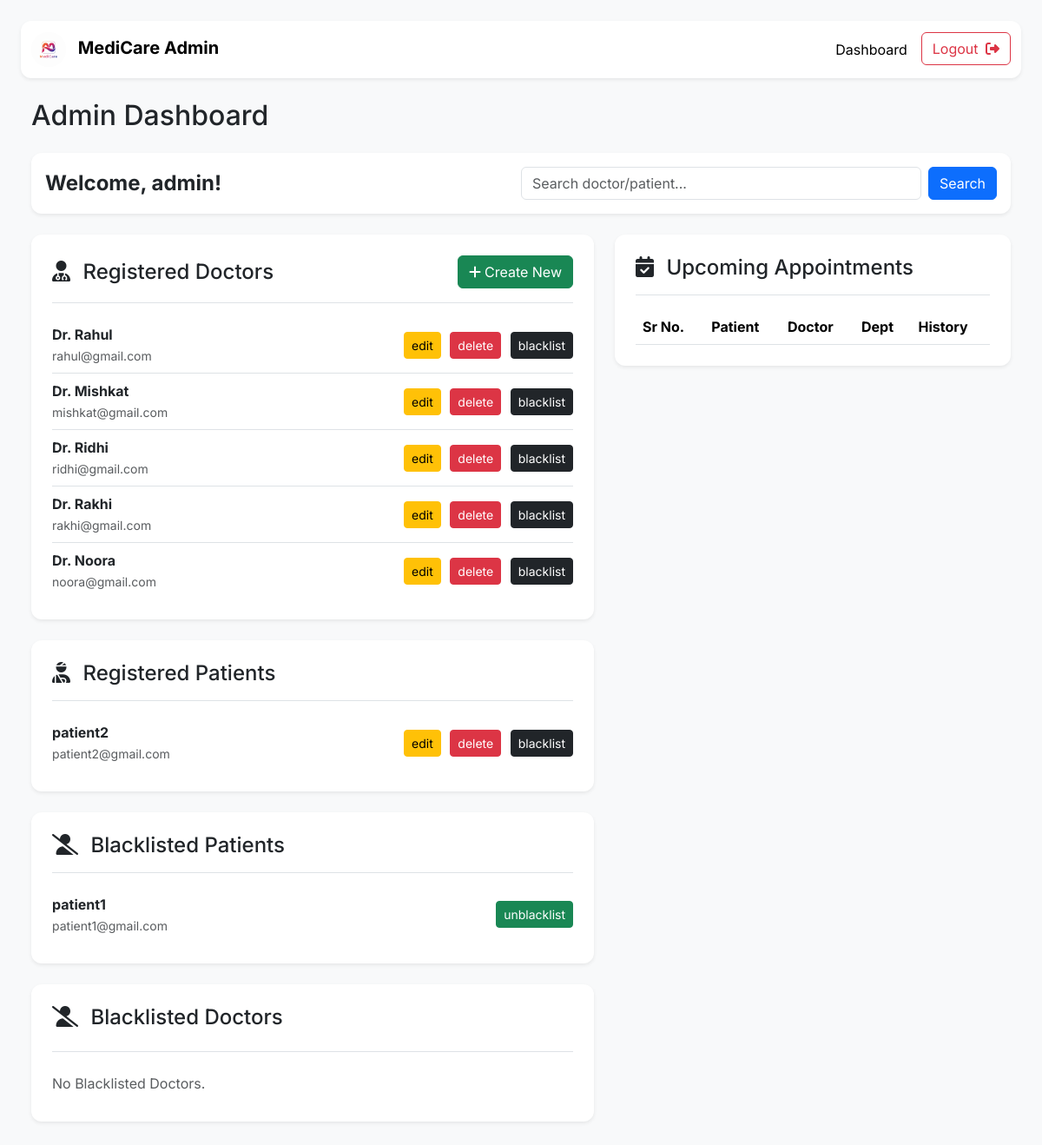
/admin, run on an earlier commit of the app's database.
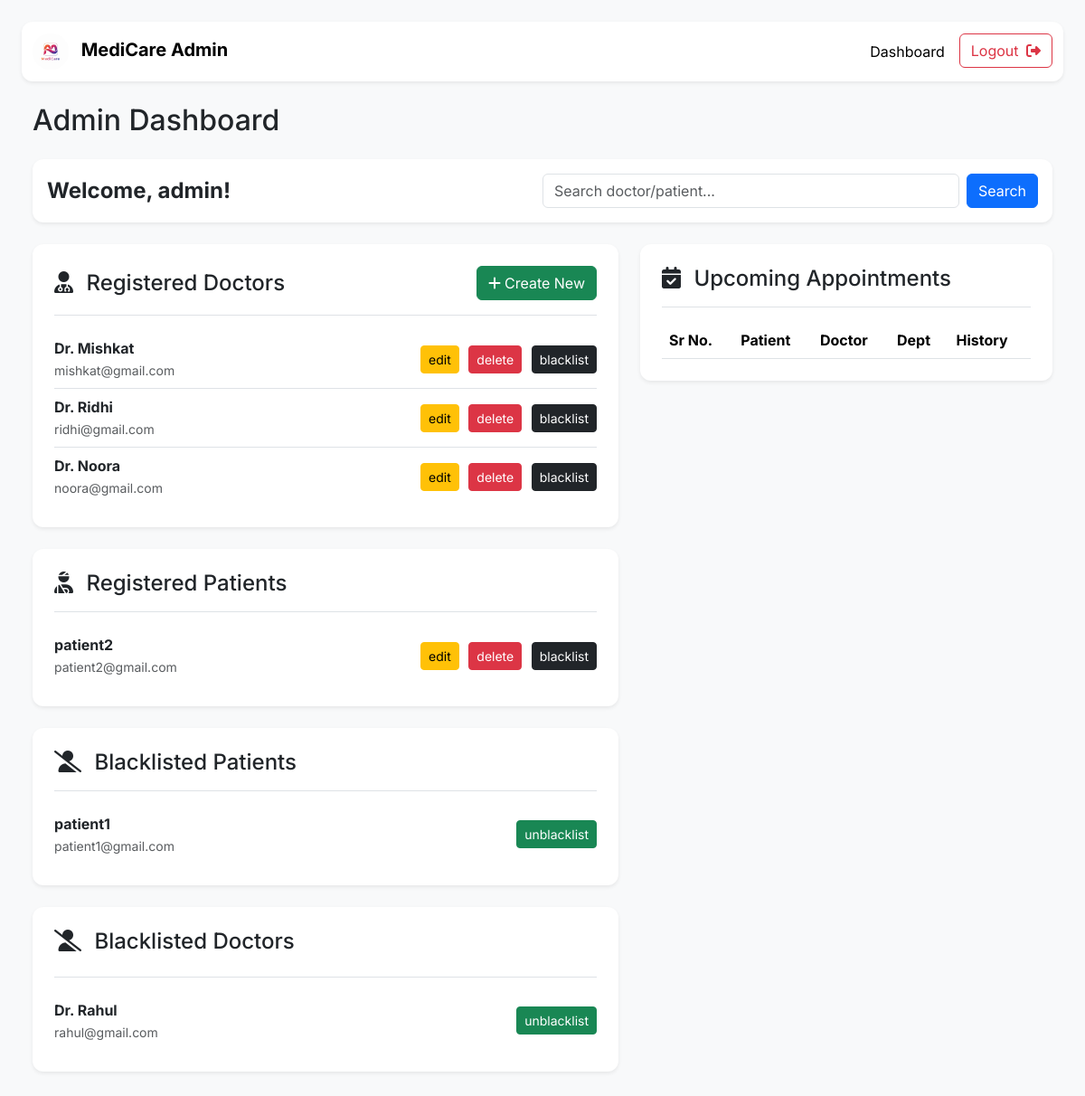
And on a later commit of the database.
### application/models.py (models this page shows)
class User(db.Model):
    __tablename__ = 'user'
    id = db.Column(db.Integer(),primary_key = True)
    blocked = db.Column(db.Boolean(), default=False, nullable=False)
    username = db.Column(db.String(), unique=True, nullable=False)
    password = db.Column(db.String(), nullable=False)
    type = db.Column(db.String(), default="patient", nullable=False)
    patient = db.relationship('Patient', backref='user', cascade="all, delete-orphan")
    doctor = db.relationship('Doctor', backref='user', cascade="all, delete-orphan")

class Doctor(db.Model):
    __tablename__ = 'doctor'
    id = db.Column(db.Integer(),primary_key = True)
    doctor_name = db.Column(db.String(), nullable=False)
    password = db.Column(db.String(), nullable=False)
    email = db.Column(db.String(), nullable=False)
    department_id = db.Column(db.Integer(), db.ForeignKey('department.id'), nullable=False)
    user_id = db.Column(db.Integer(), db.ForeignKey('user.id', ondelete="CASCADE"), nullable=False)
    type = db.Column(db.String(), nullable=False)
    experience = db.Column(db.Integer(), nullable=False)
    appointment = db.relationship('Appointment', backref='doctor', cascade="all, delete-orphan")
    availability = db.relationship('Availability', backref='doctor', cascade="all, delete-orphan")

class Patient(db.Model):
    __tablename__ = 'patient'
    id = db.Column(db.Integer(),primary_key = True)
    blocked = db.Column(db.Boolean(), default=False, nullable=False)
    user_id = db.Column(db.Integer(), db.ForeignKey('user.id', ondelete="CASCADE"), nullable=False)
    name = db.Column(db.String(), nullable=False)
    age = db.Column(db.Integer(), nullable=False)
    gender = db.Column(db.String(), nullable=False)
    phone = db.Column(db.String(), nullable=False)
    email = db.Column(db.String(), nullable=False)
    appointment = db.relationship('Appointment', backref='patient', cascade="all, delete-orphan")

### application/controllers.py (the view, shortened to what this page needs)
@app.route("/admin")
def admin_dash():
    q = request.args.get("q", "").strip()
    if q == "":
        doctors = Doctor.query.join(User).filter(User.blocked == False).all()
        blacklisted_doctors = Doctor.query.join(User).filter(User.blocked == True).all()
        patients = Patient.query.filter_by(blocked=False).all()
        blacklisted_patients = Patient.query.filter_by(blocked = True).all()
        upcoming = Appointment.query.join(Patient).join(Doctor).all()
    this_user = User.query.filter_by(type="admin").first()
    return render_template("admin_dash.html", this_user = this_user, doctors = doctors, patients = patients, q=q, blacklisted_patients = blacklisted_patients, blacklisted_doctors = blacklisted_doctors, upcoming = upcoming)

### templates/admin_dash.html (shortened to what this page needs)
<!DOCTYPE html>
<html lang="en">
<head>
    <link href="https://cdn.jsdelivr.net/npm/bootstrap@5.3.2/dist/css/bootstrap.min.css" rel="stylesheet">
</head>
<body class="p-4">
    <nav class="navbar navbar-expand-lg navbar-light bg-white shadow-sm sticky-top mb-4"
        style="border-radius: 0.75rem;">
        <div class="container-fluid">
            <a class="navbar-brand" href="/">
                <img src="../static/logo2.png" alt="Logo" style="height: 40px; border-radius: 50%;">
                <span class="fw-bold ms-2">MediCare Admin</span>
            </a>
            <div class="collapse navbar-collapse" id="adminNav">
                <ul class="navbar-nav ms-auto mb-2 mb-lg-0">
                    <li class="nav-item">
                        <a class="nav-link active" href="#">Dashboard</a>
                    </li>
                    <li class="nav-item">
                        <a href="/login" class="btn btn-outline-danger ms-lg-2">Logout <i
                                class="fa-solid fa-right-from-bracket ms-1"></i></a>
                    </li>
                </ul>
            </div>
        </div>
    </nav>
    <main class="container-fluid">
        <h2 class="mb-4">Admin Dashboard</h2>
        <div class="card shadow-sm p-3 mb-4">
            <div class="d-flex justify-content-between align-items-center">
                <h4 class="mb-0 fw-bold">Welcome, {{this_user.username}}!</h4>
                <form class="d-flex w-50" method="get" action="/admin">
                    <input name="q" class="form-control me-2" type="text" placeholder="Search doctor/patient..."
                        value="{{ q }}">
                    <button class="btn btn-primary" type="submit">Search</button>
                </form>
            </div>
        </div>
        <div class="row">
            <div class="col-lg-7">
                <div class="card shadow-sm p-4 mb-4">
                    <div class="d-flex justify-content-between align-items-center mb-3 pb-3 border-bottom">
                        <h4 class="mb-0"><i class="fa-solid fa-user-doctor me-2"></i> Registered Doctors</h4>
                        <a href="/add_doctor" class="btn btn-success"><i class="fa-solid fa-plus me-1"></i>Create
                            New</a>
                    </div>
                    <ul class="list-group list-group-flush">
                        {% if doctors %}
                        {% for d in doctors %}
                        <li class="list-group-item d-flex justify-content-between align-items-center px-0">
                            <div>
                                <strong>{{ d.doctor_name }}</strong>
                                <br>
                                <small class="text-muted">{{ d.email }}</small>
                            </div>
                            <div class="admin-buttons">
                                <a href="/edit_doctor/{{ d.id }}" class="btn btn-sm btn-warning">edit</a>
                                <a href="/delete_doctor/{{ d.id }}" class="btn btn-sm btn-danger">delete</a>
                                <a href="/blacklist_doctor/{{ d.id }}" class="btn btn-sm btn-dark">blacklist</a>
                            </div>
                        </li>
                        {% endfor %}
                        {% else %}
                        <li class="list-group-item px-0 text-muted">No doctors found.</li>
                        {% endif %}
                    </ul>
                </div>
                <div class="card shadow-sm p-4 mb-4">
                    <div class="d-flex justify-content-between align-items-center mb-3 pb-3 border-bottom">
                        <h4 class="mb-0"><i class="fa-solid fa-user-injured me-2"></i> Registered Patients</h4>
                    </div>
                    <ul class="list-group list-group-flush">
                        {% if patients %}
                        {% for p in patients %}
                        <li class="list-group-item d-flex justify-content-between align-items-center px-0">
                            <div>
                                <strong>{{ p.name }}</strong>
                                <br>
                                <small class="text-muted">{{ p.email }}</small>
                            </div>
                            <div class="admin-buttons">
                                <a href="/edit_patient/{{ p.id }}" class="btn btn-sm btn-warning">edit</a>
                                <a href="/delete_patient/{{ p.id }}" class="btn btn-sm btn-danger">delete</a>
                                <a href="/blacklist_patient/{{ p.id }}" class="btn btn-sm btn-dark">blacklist</a>
                            </div>
                        </li>
                        {% endfor %}
                        {% else %}
                        <li class="list-group-item px-0 text-muted">No Patients found.</li>
                        {% endif %}
                    </ul>
                </div>
                <div class="card shadow-sm p-4 mb-4">
                    <div class="d-flex justify-content-between align-items-center mb-3 pb-3 border-bottom">
                        <h4 class="mb-0"><i class="fa-solid fa-user-slash me-2"></i> Blacklisted Patients</h4>
                    </div>
                    <ul class="list-group list-group-flush">
                        {% if blacklisted_patients %}
                        {% for p in blacklisted_patients %}
                        <li class="list-group-item d-flex justify-content-between align-items-center px-0">
                            <div>
                                <strong>{{ p.name }}</strong>
                                <br>
                                <small class="text-muted">{{ p.email }}</small>
                            </div>
                            <div class="admin-buttons">
                                <a href="/unblacklist_patient/{{ p.id }}" class="btn btn-sm btn-success">
                                    unblacklist
                                </a>
                            </div>
                        </li>
                        {% endfor %}
                        {% else %}
                        <li class="list-group-item px-0 text-muted">No Blacklisted Patients.</li>
                        {% endif %}
                    </ul>
                </div>
                <div class="card shadow-sm p-4 mb-4">
                    <div class="d-flex justify-content-between align-items-center mb-3 pb-3 border-bottom">
                        <h4 classm="mb-0"><i class="fa-solid fa-user-slash me-2"></i> Blacklisted Doctors</h4>
                    </div>
                    <ul class="list-group list-group-flush">
                        {% if blacklisted_doctors %}
                        {% for d in blacklisted_doctors %}
                        <li class="list-group-item d-flex justify-content-between align-items-center px-0">
                            <div>
                                <strong>{{ d.doctor_name }}</strong>
                                <br>
                                <small class="text-muted">{{ d.email }}</small>
                            </div>
                            <div class="admin-buttons">
                                <a href="/unblacklist_doctor/{{ d.id }}" class="btn btn-sm btn-success">
                                    unblacklist
                                </a>
                            </div>
                        </li>
                        {% endfor %}
                        {% else %}
                        <li class="list-group-item px-0 text-muted">No Blacklisted Doctors.</li>
                        {% endif %}
                    </ul>
                </div>
            </div>
            <div class="col-lg-5">
                <div class="card shadow-sm p-4 mb-4">
                    <div class="mb-3 pb-3 border-bottom">
                        <h4 class="mb-0"><i class="fa-solid fa-calendar-check me-2"></i> Upcoming Appointments</h4>
                    </div>
                    <div class="table-responsive">
                        <table class="table table-striped mb-0">
                            <thead>
                                <tr>
                                    <th scope="col">Sr No.</th>
                                    <th scope="col">Patient</th>
                                    <th scope="col">Doctor</th>
                                    <th scope="col">Dept</th>
                                    <th scope="col">History</th>
                                </tr>
                            </thead>
                        </table>
                    </div>
                </div>
            </div>
        </div>
    </main>
</body>
</html>

### templates/admin_dash.html (style rules this page uses)
body { font-family: 'Inter', sans-serif; background-color: #f8f9fa; }
.card { border: none; border-radius: 0.75rem; }
.admin-buttons .btn { margin-left: 6px; }

What changed in the data, as far as the page shows it:
removed Doctor: doctor_name "Dr. Rakhi", email "rakhi@gmail.com", shown under "Registered Doctors"
shown differently, row unchanged: Doctor "Dr. Rahul": moves from the list under "Registered Doctors" to the list under "Blacklisted Doctors"
Also different on the page:
text no longer shown: "No Blacklisted Doctors."
